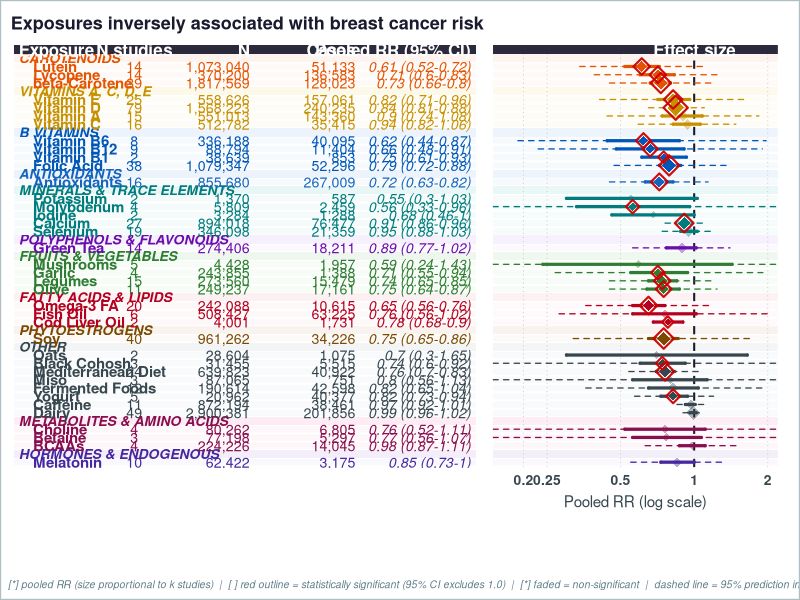
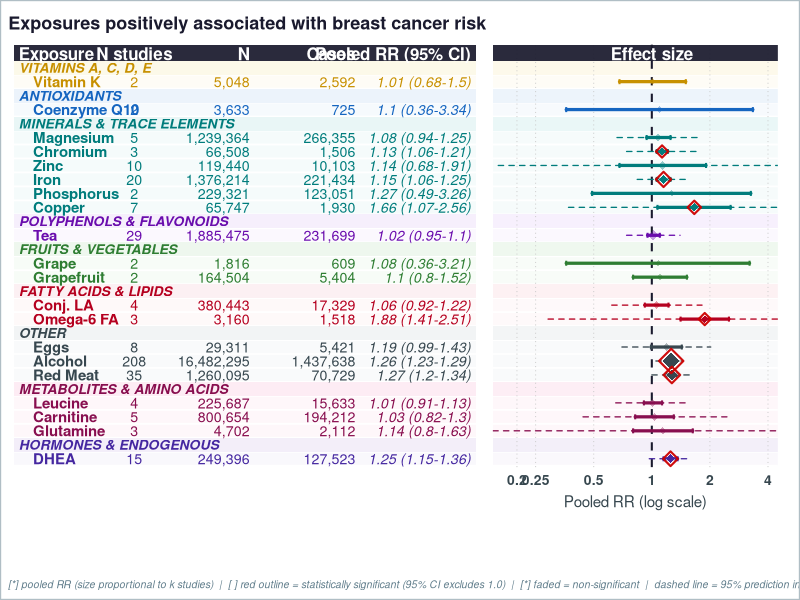
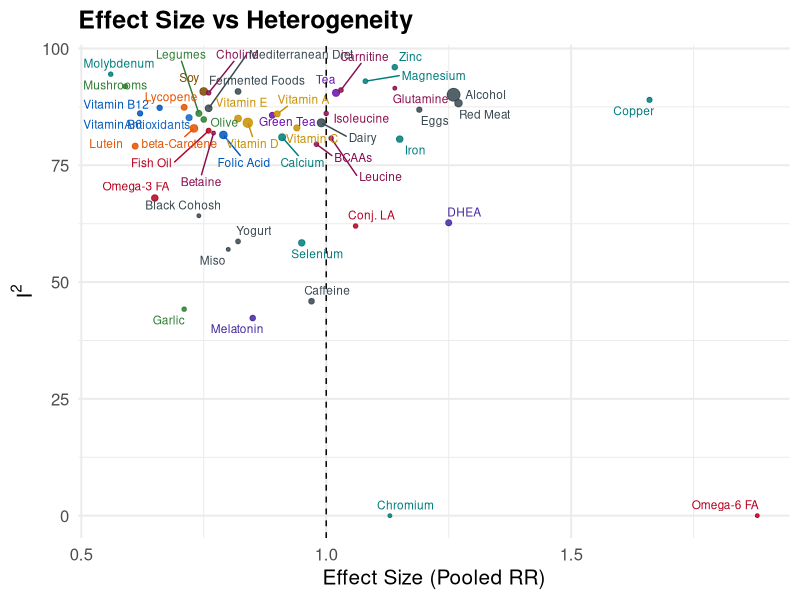
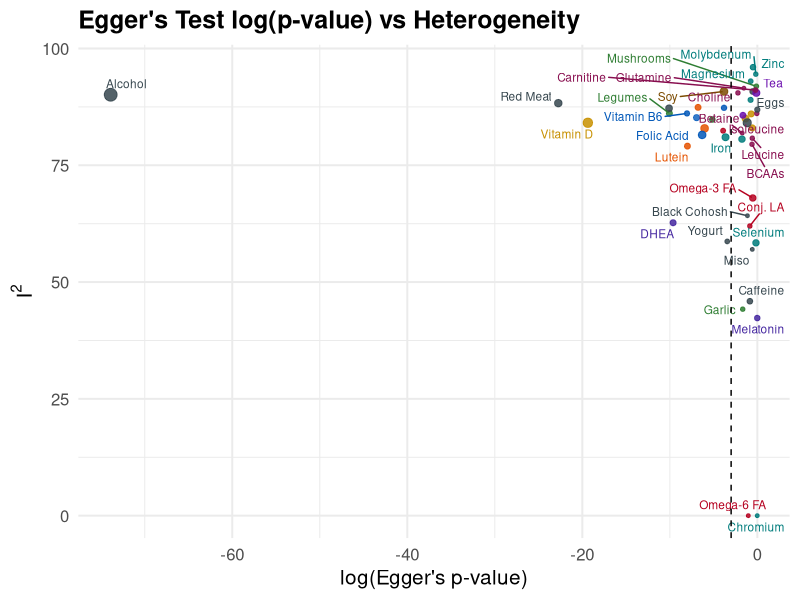

Write R code to recreate these figures, in order.
# =============================================================================
# Combined analysis plots — Forest plots + Scatter diagnostic plots
# Data: exposures_meta_analysis_breast_combined.xlsx
# =============================================================================

setwd('C:/Users/mde4023/Downloads/MetaFemina/Plot')
library(tidyverse)
library(scales)
library(readxl)
library(stringr)
library(cowplot)
library(ggtext)
library(ggrepel)
library(patchwork)

for (pkg in c("ggtext", "cowplot", "ggrepel", "patchwork")) {
  if (!requireNamespace(pkg, quietly = TRUE)) install.packages(pkg)
}

# =============================================================================
# 1. Read & clean data
# =============================================================================

raw <- read_excel("exposures_meta_analysis_breast_combined.xlsx")

# Standardise column names
names(raw) <- c(
  "Exposure", "n_studies", "pooled_es_num",
  "ci_low", "ci_high",
  "pi_low", "pi_high",
  "I2", "eggers_p",
  "Total_N", "N_cases"
)

dat_clean <- raw %>%
  mutate(
    # Reconstruct a display string  "OR (low–high)" for the table column
    pooled_ci_lab = paste0(
      pooled_es_num,
      " (", ci_low, "-", ci_high, ")"
    ),
    N_lab     = comma(Total_N),
    Cases_lab = comma(N_cases),
    sig = ifelse((ci_high < 1 | ci_low > 1), "Significant", "Not significant"),
    direction = case_when(
      pooled_es_num < 1 ~ "Protective",
      pooled_es_num > 1 ~ "Harmful",
      TRUE              ~ "Neutral"
    )
  )

# =============================================================================
# 2. Group mapping, order & colour palettes  (unchanged from original)
# =============================================================================

group_map <- tribble(
  ~Exposure,                  ~Group,
  "eggs",                     "Other",
  "dairy",                    "Other",
  "red_meat",             "Other",
  "fermented_foods",          "Other",
  "skyr",                     "Other",
  "hemp_seeds",               "Fatty Acids & Lipids",
  "kefir",                    "Other",
  "legumes",                  "Fruits & Vegetables",
  "chia_seeds",               "Fatty Acids & Lipids",
  "oats",                     "Other",
  "flax",                     "Phytoestrogens",
  "vitamin_b2",               "B Vitamins",
  "cesium",                   "Minerals & Trace Elements",
  "quercetin",                "Polyphenols & Flavonoids",
  "vitamin_b6",               "B Vitamins",
  "fish_oil",                 "Fatty Acids & Lipids",
  "grape",                    "Fruits & Vegetables",
  "lutein",                   "Carotenoids",
  "molybdenum",               "Minerals & Trace Elements",
  "garlic",                   "Fruits & Vegetables",
  "lycopene",                 "Carotenoids",
  "soy",                      "Phytoestrogens",
  "pantothenic_acid",         "B Vitamins",
  "resveratrol",              "Polyphenols & Flavonoids",
  "vitamin_a",                "Vitamins A, C, D, E",
  "vitamin_b1",               "B Vitamins",
  "mediterranean_diet",       "Other",
  "cod_liver_oil",            "Fatty Acids & Lipids",
  "antioxidants",             "Antioxidants",
  "betaine",                  "Metabolites & Amino Acids",
  "beta-carotene",            "Carotenoids",
  "choline",                  "Metabolites & Amino Acids",
  "magnesium",                "Minerals & Trace Elements",
  "olive",                    "Fruits & Vegetables",
  "vitamin_c",                "Vitamins A, C, D, E",
  "flaxseed",                 "Phytoestrogens",
  "iodine",                   "Minerals & Trace Elements",
  "green_tea",                "Polyphenols & Flavonoids",
  "mushrooms",                "Fruits & Vegetables",
  "calcium",                  "Minerals & Trace Elements",
  "copper",                   "Minerals & Trace Elements",
  "folic_acid",               "B Vitamins",
  "selenium",                 "Minerals & Trace Elements",
  "potassium",                "Minerals & Trace Elements",
  "vitamin_b12",              "B Vitamins",
  "tea",                      "Polyphenols & Flavonoids",
  "mineral_supplements",      "Minerals & Trace Elements",
  "papaya",                   "Fruits & Vegetables",
  "bcaas",                    "Metabolites & Amino Acids",
  "vitamin_e",                "Vitamins A, C, D, E",
  "vitamin_d",                "Vitamins A, C, D, E",
  "omega-3_fatty_acids",      "Fatty Acids & Lipids",
  "caffeine",                 "Other",
  "alcohol",                  "Other",
  "leucine",                  "Metabolites & Amino Acids",
  "iron",                     "Minerals & Trace Elements",
  "isoleucine",               "Metabolites & Amino Acids",
  "protein_intake",           "Metabolites & Amino Acids",
  "conjugated_linoleic_acid", "Fatty Acids & Lipids",
  "grapefruit",               "Fruits & Vegetables",
  "creatine",                 "Metabolites & Amino Acids",
  "chromium",                 "Minerals & Trace Elements",
  "glutamine",                "Metabolites & Amino Acids",
  "melatonin",                "Hormones & Endogenous",
  "vitamin_k",                "Vitamins A, C, D, E",
  "zinc",                     "Minerals & Trace Elements",
  "carnitine",                "Metabolites & Amino Acids",
  "dehydroepiandrosterone",   "Hormones & Endogenous",
  "cannabidiol",              "Herbal & Botanical",
  "phosphorus",               "Minerals & Trace Elements",
  "ginseng",                  "Herbal & Botanical",
  "vitamin_b3",               "B Vitamins",
  "omega-6_fatty_acids",      "Fatty Acids & Lipids",
  "ginkgo",                   "Herbal & Botanical",
  "coenzyme_q10",             "Antioxidants"
)

group_order <- c(
  "Carotenoids",
  "Vitamins A, C, D, E",
  "B Vitamins",
  "Antioxidants",
  "Minerals & Trace Elements",
  "Polyphenols & Flavonoids",
  "Fruits & Vegetables",
  "Fatty Acids & Lipids",
  "Phytoestrogens",
  "Herbal & Botanical",
  "Other",
  "Metabolites & Amino Acids",
  "Hormones & Endogenous"
)

group_colors <- c(
  "B Vitamins"               = "#0057B8",
  "Carotenoids"              = "#E55300",
  "Minerals & Trace Elements"= "#007C7C",
  "Fruits & Vegetables"      = "#2E7D32",
  "Vitamins A, C, D, E"     = "#C79000",
  "Polyphenols & Flavonoids" = "#6A0DAD",
  "Fatty Acids & Lipids"     = "#B5001F",
  "Phytoestrogens"           = "#7B4A00",
  "Other"                    = "#37474F",
  "Herbal & Botanical"       = "#00695C",
  "Metabolites & Amino Acids"= "#880E4F",
  "Hormones & Endogenous"    = "#4527A0",
  "Antioxidants"             = "#1565C0"
)

group_bg <- c(
  "B Vitamins"               = "#E3EEFA",
  "Carotenoids"              = "#FDEEE6",
  "Minerals & Trace Elements"= "#DFF2F2",
  "Fruits & Vegetables"      = "#E6F4E6",
  "Vitamins A, C, D, E"     = "#FBF6E0",
  "Polyphenols & Flavonoids" = "#F2E8FB",
  "Fatty Acids & Lipids"     = "#FBEAED",
  "Phytoestrogens"           = "#F5EDE6",
  "Other"                    = "#ECEFF1",
  "Herbal & Botanical"       = "#E0F2EF",
  "Metabolites & Amino Acids"= "#FCE4EF",
  "Hormones & Endogenous"    = "#EDE7F6",
  "Antioxidants"             = "#E3EEF9"
)

# =============================================================================
# 3. Helper: pretty exposure labels
# =============================================================================

prettify_exposure <- function(x) {
  x %>%
    str_replace_all("_", " ") %>%
    str_to_title() %>%
    str_replace("Bcaas",                   "BCAAs") %>%
    str_replace("Beta-Carotene",            "beta-Carotene") %>%
    str_replace("Omega-3 Fatty Acids",      "Omega-3 FA") %>%
    str_replace("Omega-6 Fatty Acids",      "Omega-6 FA") %>%
    str_replace("Conjugated Linoleic Acid", "Conj. LA") %>%
    str_replace("Mineral Supplements",      "Minerals") %>%
    str_replace("Dehydroepiandrosterone",   "DHEA")
}

# =============================================================================
# 4. Forest plot helpers  (identical logic to original)
# =============================================================================

prepare_dat <- function(dat_clean, dir) {
  dat_clean %>%
    filter(n_studies > 1) %>%
    left_join(group_map, by = "Exposure") %>%
    mutate(
      Group          = replace_na(Group, "Other"),
      Exposure_label = prettify_exposure(Exposure),
      Group          = factor(Group, levels = group_order)
    ) %>%
    filter(direction == dir) %>%
    arrange(Group, pooled_es_num) %>%
    mutate(row = row_number())
}

build_plot_rows <- function(df) {
  groups_present <- df %>%
    group_by(Group) %>%
    summarise(n = n(), .groups = "drop") %>%
    arrange(match(Group, c(group_order, "Other")))
  
  plot_row   <- integer(nrow(df))
  label_rows <- list()
  current_row <- 1
  
  for (i in seq_len(nrow(groups_present))) {
    grp   <- as.character(groups_present$Group[i])
    n_grp <- groups_present$n[i]
    
    label_rows[[i]] <- tibble(plot_row = current_row, Group = grp, is_label = TRUE)
    current_row <- current_row + 1
    
    idx <- which(as.character(df$Group) == grp)
    plot_row[idx] <- seq(current_row, current_row + n_grp - 1)
    current_row <- current_row + n_grp
  }
  
  df$plot_row <- plot_row
  list(df = df, labels = bind_rows(label_rows), total_rows = current_row - 1)
}

# ---- Table panel ----
make_table_panel <- function(df, label_df, total_rows, title_text, fs = 3.8) {
  header_y <- 0
  y_lim    <- c(total_rows + 0.6, -0.65)
  
  ggplot() +
    geom_rect(data = df,
              aes(ymin = plot_row - 0.5, ymax = plot_row + 0.5,
                  xmin = -0.05, xmax = 4.75, fill = as.character(Group)),
              alpha = 0.30, inherit.aes = FALSE) +
    scale_fill_manual(values = group_bg, guide = "none") +
    geom_hline(yintercept = seq(0.5, total_rows + 0.5, 1),
               color = "white", linewidth = 0.6) +
    geom_rect(data = label_df,
              aes(ymin = plot_row - 0.5, ymax = plot_row + 0.5,
                  xmin = -0.05, xmax = 4.75, fill = Group),
              alpha = 0.70, inherit.aes = FALSE) +
    geom_text(data = label_df,
              aes(x = 0.0, y = plot_row, label = toupper(Group), color = Group),
              hjust = 0, size = fs - 0.3, fontface = "bold.italic", inherit.aes = FALSE) +
    scale_color_manual(values = group_colors, guide = "none") +
    geom_text(data = df,
              aes(x = 0.15, y = plot_row, label = Exposure_label,
                  color = as.character(Group)),
              hjust = 0, size = fs, fontface = "bold", inherit.aes = FALSE) +
    geom_text(data = df,
              aes(x = 1.2, y = plot_row, label = as.character(n_studies),
                  color = as.character(Group)),
              hjust = 0.5, size = fs - 0.2, inherit.aes = FALSE) +
    geom_text(data = df,
              aes(x = 2.4, y = plot_row, label = N_lab,
                  color = as.character(Group)),
              hjust = 1, size = fs - 0.2, inherit.aes = FALSE) +
    geom_text(data = df,
              aes(x = 3.5, y = plot_row, label = Cases_lab,
                  color = as.character(Group)),
              hjust = 1, size = fs - 0.2, inherit.aes = FALSE) +
    geom_text(data = df,
              aes(x = 4.7, y = plot_row, label = pooled_ci_lab,
                  color = as.character(Group)),
              hjust = 1, size = fs - 0.2, fontface = "italic", inherit.aes = FALSE) +
    annotate("rect",
             xmin = -0.05, xmax = 4.75, ymin = -0.60, ymax = 0.50,
             fill = "#1A1A2E", alpha = 0.93) +
    annotate("text", x = 0.0, y = header_y, label = "Exposure",
             hjust = 0, fontface = "bold", size = fs + 0.5, color = "white") +
    annotate("text", x = 1.2, y = header_y, label = "N studies",
             hjust = 0.5, fontface = "bold", size = fs + 0.5, color = "white") +
    annotate("text", x = 2.4, y = header_y, label = "N",
             hjust = 1, fontface = "bold", size = fs + 0.5, color = "white") +
    annotate("text", x = 3.5, y = header_y, label = "Cases",
             hjust = 1, fontface = "bold", size = fs + 0.5, color = "white") +
    annotate("text", x = 4.7, y = header_y, label = "Pooled RR (95% CI)",
             hjust = 1, fontface = "bold", size = fs + 0.5, color = "white") +
    scale_x_continuous(limits = c(-0.05, 4.8), expand = c(0, 0)) +
    scale_y_continuous(limits = y_lim, trans = "reverse", expand = c(0, 0)) +
    labs(title = title_text) +
    theme_void() +
    theme(
      plot.title      = element_text(face = "bold", hjust = 0.5, size = 13,
                                     color = "#1A1A2E", margin = margin(b = 8, t = 4)),
      plot.background = element_rect(fill = "white", color = NA),
      plot.margin     = margin(8, 4, 8, 10)
    )
}

# ---- Forest panel ----
make_forest_panel <- function(df, label_df, total_rows, xlim_max = 2.5, fs = 3.8) {
  header_y <- 0
  y_lim    <- c(total_rows + 0.6, -0.65)
  # Forest panel x-axis settings
  xlim_min <- 0.15
  x_breaks_all <- c(0.2, 0.25, 0.5, 1, 2, 4)
  x_breaks <- x_breaks_all[x_breaks_all >= xlim_min & x_breaks_all <= xlim_max]
  ggplot() +
    geom_rect(data = df,
              aes(ymin = plot_row - 0.5, ymax = plot_row + 0.5,
                  xmin = xlim_min, xmax = xlim_max, fill = as.character(Group)),
              alpha = 0.28, inherit.aes = FALSE) +
    scale_fill_manual(values = group_bg, guide = "none") +
    geom_hline(yintercept = seq(0.5, total_rows + 0.5, 1),
               color = "white", linewidth = 0.6) +
    geom_rect(data = label_df,
              aes(ymin = plot_row - 0.5, ymax = plot_row + 0.5,
                  xmin = xlim_min, xmax = xlim_max, fill = Group),
              alpha = 0.65, inherit.aes = FALSE) +
    geom_vline(xintercept = x_breaks[x_breaks != 1],
               color = "grey78", linewidth = 0.3, linetype = "dotted") +
    geom_vline(xintercept = 1,
               linetype = "dashed", linewidth = 0.7, color = "#1A1A2E") +
    # CI whiskers
    # CI whisker (main horizontal line)
    geom_segment(data = df,
                 aes(x    = pmax(ci_low,  xlim_min),
                     xend = pmin(ci_high, xlim_max),
                     y = plot_row, yend = plot_row,
                     color = as.character(Group)),
                 linewidth = 1.1, lineend = "round", inherit.aes = FALSE) +
    
    # Left end-cap tick — only draw if ci_low is within range
    geom_segment(data = df %>% filter(ci_low >= xlim_min),
                 aes(x = ci_low, xend = ci_low,
                     y = plot_row - 0.18, yend = plot_row + 0.18,
                     color = as.character(Group)),
                 linewidth = 0.7, inherit.aes = FALSE) +
    
    # Right end-cap tick — only draw if ci_high is within range
    geom_segment(data = df %>% filter(ci_high <= xlim_max),
                 aes(x = ci_high, xend = ci_high,
                     y = plot_row - 0.18, yend = plot_row + 0.18,
                     color = as.character(Group)),
                 linewidth = 0.7, inherit.aes = FALSE) +
    # Prediction interval whiskers (dashed, thinner) — only where available
    geom_segment(data = df %>% filter(!is.na(pi_low) & !is.na(pi_high)),
                 aes(x = pmax(pi_low, xlim_min), xend = pmin(pi_high, xlim_max),
                     y = plot_row, yend = plot_row,
                     color = as.character(Group)),
                 linewidth = 0.45, linetype = "dashed",
                 lineend = "round", inherit.aes = FALSE) +
    # Non-significant diamonds
    geom_point(data = df %>% filter(sig == "Not significant"),
               aes(x = pooled_es_num, y = plot_row,
                   color = as.character(Group), size = n_studies),
               shape = 18, alpha = 0.38, inherit.aes = FALSE) +
    # Significant: white halo + coloured diamond + red outline
    geom_point(data = df %>% filter(sig == "Significant"),
               aes(x = pooled_es_num, y = plot_row, size = n_studies * 1.9),
               shape = 18, color = "white", alpha = 0.55, inherit.aes = FALSE) +
    geom_point(data = df %>% filter(sig == "Significant"),
               aes(x = pooled_es_num, y = plot_row,
                   color = as.character(Group), size = n_studies),
               shape = 18, alpha = 1.0, inherit.aes = FALSE) +
    geom_point(data = df %>% filter(sig == "Significant"),
               aes(x = pooled_es_num, y = plot_row, size = n_studies * 0.9),
               shape = 5, color = "#CC0000", stroke = 1.1, alpha = 0.95,
               inherit.aes = FALSE) +
    # Header bar
    annotate("rect",
             xmin = xlim_min, xmax = xlim_max, ymin = -0.60, ymax = 0.50,
             fill = "#1A1A2E", alpha = 0.93) +
    annotate("text", x = 1, y = header_y, label = "Effect size", hjust = 0.5,
             fontface = "bold", size = fs + 0.5, color = "white") +
    scale_x_log10(
      limits = c(xlim_min, xlim_max),
      breaks = x_breaks,
      labels = as.character(x_breaks),
      expand = c(0, 0)
    )+
    scale_y_continuous(limits = y_lim, trans = "reverse", expand = c(0, 0)) +
    scale_color_manual(
      values = group_colors,
      name   = "Exposure group",
      guide  = guide_legend(
        ncol           = 4,
        override.aes   = list(shape = 15, size = 5.5, alpha = 1),
        title.position = "top",
        title.hjust    = 0,
        byrow          = TRUE
      )
    ) +
    scale_size_continuous(range = c(2.0, 6.5), guide = "none") +
    labs(x = "Pooled RR (log scale)", y = NULL) +
    theme_minimal(base_size = 11) +
    theme(
      axis.text.y      = element_blank(),
      axis.ticks.y     = element_blank(),
      axis.text.x      = element_text(size = 10, color = "#37474F", face = "bold"),
      axis.title.x     = element_text(size = 11, color = "#37474F", margin = margin(t = 6)),
      panel.grid       = element_blank(),
      legend.position  = "bottom",
      legend.text      = element_text(size = 9,  color = "#1A1A2E"),
      legend.title     = element_text(size = 10, color = "#1A1A2E", face = "bold"),
      legend.key.size  = unit(0.55, "cm"),
      legend.spacing.x = unit(0.4, "cm"),
      plot.background  = element_rect(fill = "white", color = NA),
      plot.margin      = margin(8, 16, 8, 2)
    )
}

# ---- Caption ----
make_caption <- function(direction) {
  side <- if (direction == "Protective") {
    "RR < 1 = inversely associated with breast cancer risk."
  } else {
    "RR > 1 = positively associated with breast cancer risk."
  }
  paste0(
    "[*] pooled RR (size proportional to k studies)  |  ",
    "[ ] red outline = statistically significant (95% CI excludes 1.0)  |  ",
    "[*] faded = non-significant  |  dashed line = 95% prediction interval  |  "
  )
}

# ---- Compose & save ----
save_forest_figure <- function(direction, title_text, xlim_max, filename) {
  df_raw     <- prepare_dat(dat_clean, direction)
  built      <- build_plot_rows(df_raw)
  df         <- built$df
  label_df   <- built$labels
  total_rows <- built$total_rows
  
  tbl        <- make_table_panel(df, label_df, total_rows, title_text)
  fst        <- make_forest_panel(df, label_df, total_rows, xlim_max)
  legend_grob <- get_legend(fst)
  fst_no_leg  <- fst + theme(legend.position = "none")
  
  caption_grob <- ggdraw() +
    draw_label(make_caption(direction),
               x = 0.01, hjust = 0, size = 7.5,
               color = "#607D8B", fontface = "italic")
  
  combined <- plot_grid(
    plot_grid(tbl, fst_no_leg,
              ncol = 2, rel_widths = c(1.55, 1),
              align = "h", axis = "tb"),
    legend_grob,
    caption_grob,
    ncol        = 1,
    rel_heights = c(1, 0.09, 0.06)
  )
  
  final <- ggdraw(combined) +
    draw_line(x = c(0, 1, 1, 0, 0),
              y = c(0, 0, 1, 1, 0),
              color = "#B0BEC5", linewidth = 0.8)
  
  ggsave(filename,
         plot = final, width = 297, height = 250,
         units = "mm", device = "pdf", dpi = 300)
  message("Saved: ", filename)
  invisible(final)
}

# =============================================================================
# 5. Scatter / diagnostic plots  (Plot.R style, adapted for new columns)
#    Two separate functions — one per plot
# =============================================================================

# Shared helper: build the filtered + labelled data frame
build_scatter_df <- function(dat_clean, min_studies = 2) {
  dat_clean %>%
    filter(n_studies > min_studies) %>%
    left_join(group_map, by = "Exposure") %>%
    mutate(
      Group          = replace_na(Group, "Other"),
      Group          = factor(Group, levels = group_order),
      exposure_label = prettify_exposure(Exposure),
      log_eggers_p   = log(eggers_p)   # natural log, same as original
    )
}

# ---- Plot 1: Effect Size vs I² ----
make_es_heterogeneity_plot <- function(dat_clean, min_studies = 2,
                                       filename = "plot_es_vs_heterogeneity.pdf") {
  
  plot_df <- build_scatter_df(dat_clean, min_studies)
  
  p <- ggplot(plot_df,
              aes(x = pooled_es_num, y = I2, color = as.character(Group))) +
    geom_point(aes(size = n_studies), alpha = 0.85) +
    geom_text_repel(aes(label = exposure_label), size = 3, max.overlaps = 20) +
    geom_vline(xintercept = 1, linetype = "dashed") +
    scale_color_manual(values = group_colors, guide = "none") +
    scale_size_continuous(range = c(1, 4), name = "Number of studies") +
    labs(
      title = "Effect Size vs Heterogeneity",
      x     = "Effect Size (Pooled RR)",
      y     = expression(I^2)
    ) +
    theme_minimal(base_size = 15) +
    theme(
      legend.position = "none",
      plot.title      = element_text(face = "bold")
    )
  
  ggsave(filename,
         plot = p, width = 210, height = 210,
         units = "mm", device = "pdf", dpi = 300)
  message("Saved: ", filename)
  invisible(p)
}

# ---- Plot 2: log(Egger's p-value) vs I² ----
make_eggers_heterogeneity_plot <- function(dat_clean, min_studies = 2,
                                           filename = "plot_eggers_vs_heterogeneity.pdf") {
  
  plot_df <- build_scatter_df(dat_clean, min_studies) %>%
    filter(!is.na(log_eggers_p))
  
  p <- ggplot(plot_df,
              aes(x = log_eggers_p, y = I2, color = as.character(Group))) +
    geom_point(aes(size = n_studies), alpha = 0.85) +
    geom_text_repel(aes(label = exposure_label), size = 3, max.overlaps = 20) +
    geom_vline(xintercept = log(0.05), linetype = "dashed") +   # log(0.05) ≈ -2.996
    scale_color_manual(values = group_colors, guide = "none") +
    scale_size_continuous(range = c(1, 4), name = "Number of studies") +
    labs(
      title = "Egger's Test log(p-value) vs Heterogeneity",
      x     = "log(Egger's p-value)",
      y     = expression(I^2)
    ) +
    theme_minimal(base_size = 15) +
    theme(
      legend.position = "none",
      plot.title      = element_text(face = "bold")
    )
  
  ggsave(filename,
         plot = p, width = 210, height = 210,
         units = "mm", device = "pdf", dpi = 300)
  message("Saved: ", filename)
  invisible(p)
}

# =============================================================================
# 6. Render all figures
# =============================================================================

save_forest_figure(
  direction  = "Protective",
  title_text = "Exposures inversely associated with breast cancer risk",
  xlim_max   = 2.2,
  filename   = "forest_protective_breast.pdf"
)

save_forest_figure(
  direction  = "Harmful",
  title_text = "Exposures positively associated with breast cancer risk",
  xlim_max   = 4.5,
  filename   = "forest_harmful_breast.pdf"
)

make_es_heterogeneity_plot(
  dat_clean   = dat_clean,
  min_studies = 2,
  filename    = "plot_es_vs_heterogeneity.pdf"
)

make_eggers_heterogeneity_plot(
  dat_clean   = dat_clean,
  min_studies = 2,
  filename    = "plot_eggers_vs_heterogeneity.pdf"
)

message("All figures saved.")
